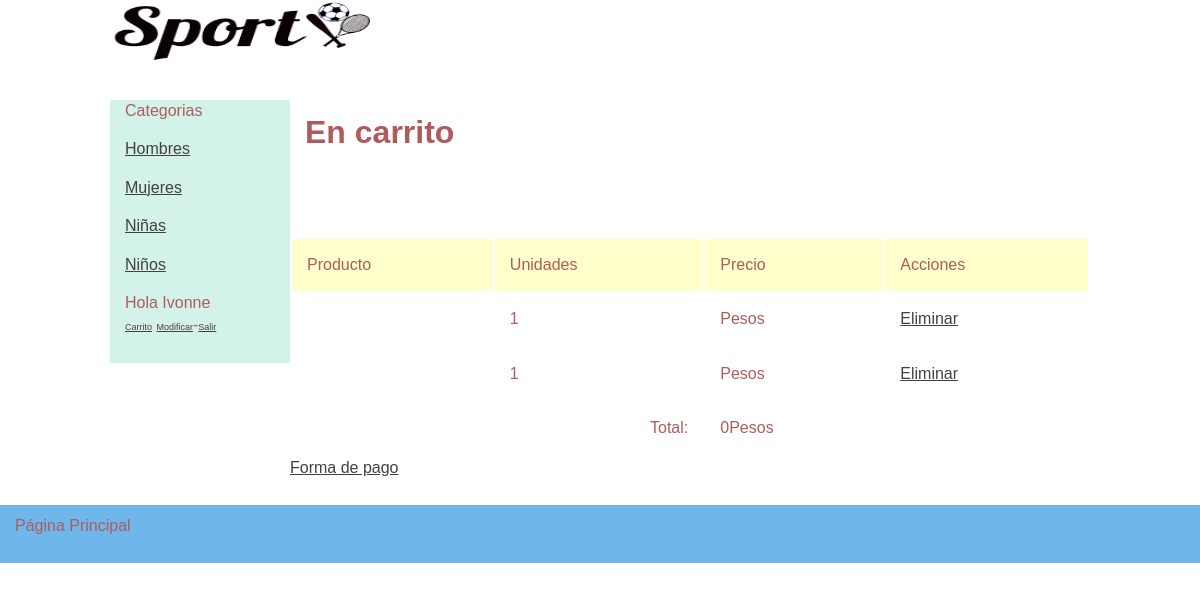
Page /carrito_lista.php (signed in) on the committed database.
### tables this page shows
CREATE TABLE IF NOT EXISTS `categoria` (
  `idCategoria` int(11) NOT NULL AUTO_INCREMENT,
  `Descripcion` varchar(50) NOT NULL,
  PRIMARY KEY (`idCategoria`)
);

CREATE TABLE IF NOT EXISTS `usuario` (
  `idUsuario` int(11) NOT NULL AUTO_INCREMENT,
  `Nombre` varchar(50) NOT NULL,
  `Email` varchar(100) NOT NULL,
  `Direccion` varchar(255) NOT NULL,
  `FechaAlta` date NOT NULL,
  `Password` varchar(50) NOT NULL,
  PRIMARY KEY (`idUsuario`)
);

CREATE TABLE IF NOT EXISTS `carrito` (
  `intContador` int(11) NOT NULL AUTO_INCREMENT,
  `idUsuario` int(11) NOT NULL,
  `idProducto` int(11) NOT NULL,
  `Cantidad` int(11) NOT NULL,
  `TransaccionEfectuada` int(11) NOT NULL DEFAULT '0',
  PRIMARY KEY (`intContador`)
);

### Connections/conexiondeportes.php (called while the page is built, shortened)
<?php
$hostname_conexiondeportes = "localhost";
$database_conexiondeportes = "deportes";
$username_conexiondeportes = "root";
$password_conexiondeportes = "";
$conexiondeportes = mysql_pconnect($hostname_conexiondeportes, $username_conexiondeportes, $password_conexiondeportes) or trigger_error(mysql_error(),E_USER_ERROR);
?>
<?php
if (is_file("includes/funciones.php")){
include("includes/funciones.php");
}
else
{ include("../includes/funciones.php");
	}
?>

### includes/funciones.php (called while the page is built, shortened)
<?php
if (!function_exists("GetSQLValueString")) {
function GetSQLValueString($theValue, $theType, $theDefinedValue = "", $theNotDefinedValue = "")
{
  $theValue = function_exists("mysql_real_escape_string") ? mysql_real_escape_string($theValue) : mysql_escape_string($theValue);
  switch ($theType) {
    case "long":
    case "int":
      $theValue = ($theValue != "") ? intval($theValue) : "NULL";
      break;
  }
  return $theValue;
}
}
function ObtenerNombreUsuario($identificador)
{
	global $database_conexiondeportes, $conexiondeportes;
	$query_ConsultaFuncion = sprintf("SELECT usuario.Nombre FROM usuario WHERE usuario.idUsuario=%s", $identificador);
	$ConsultaFuncion = mysql_query($query_ConsultaFuncion, $conexiondeportes) or die(mysql_error());
	$row_ConsultaFuncion = mysql_fetch_assoc($ConsultaFuncion);
	return $row_ConsultaFuncion['Nombre'];
}
function ObtenerPrecioProducto($identificador)
{
	global $database_conexiondeportes, $conexiondeportes;
	$query_ConsultaFuncion = sprintf("SELECT Precio FROM producto WHERE idProducto=%s", $identificador);
	$ConsultaFuncion = mysql_query($query_ConsultaFuncion, $conexiondeportes) or die(mysql_error());
	$row_ConsultaFuncion = mysql_fetch_assoc($ConsultaFuncion);
	return $row_ConsultaFuncion['Precio'];
}
?>

### carrito_lista.php (the view, shortened to what this page needs)
<?php require_once('Connections/conexiondeportes.php'); ?>
<?php require_once('Connections/conexiondeportes.php');
$varUsuario_DatosCarrito = "0";
if (isset($_SESSION["MM_idUsuario"])) {
  $varUsuario_DatosCarrito = $_SESSION["MM_idUsuario"];
}
$query_DatosCarrito = sprintf("SELECT * FROM carrito WHERE carrito.idUsuario=%s AND carrito.TransaccionEfectuada=0", GetSQLValueString($varUsuario_DatosCarrito, "int"));
$DatosCarrito = mysql_query($query_DatosCarrito, $conexiondeportes) or die(mysql_error());
$row_DatosCarrito = mysql_fetch_assoc($DatosCarrito);
$totalRows_DatosCarrito = mysql_num_rows($DatosCarrito);
?>
<!DOCTYPE html PUBLIC "-//W3C//DTD XHTML 1.0 Transitional//EN" "http://www.w3.org/TR/xhtml1/DTD/xhtml1-transitional.dtd">
<html xmlns="http://www.w3.org/1999/xhtml">
<head>
<link href="estilo/principal.css" rel="stylesheet" type="text/css" />
</head>
<body>
<div class="container">
  <div class="header"><div class="headerinterior"><img src="images/LOGO1.png" width="273" height="63" /></div></div>
  <div class="subcontenedor">
  <div class="sidebar1">
    <?php include("includes/catalogo.php"); ?>
  </div>
  <div class="content">
    <h1>En carrito</h1>
    <p>
    <br />
    <?php if ($totalRows_DatosCarrito > 0) {  ?>
      <br />
      <table width="100%" cellpadding="15" cellspacing="2">
        <tr >
          <td width="38" bgcolor="#FFFFCC">Producto</td>
          <td width="38" bgcolor="#FFFFCC">Unidades</td>
          <td width="38" bgcolor="#FFFFCC">Precio</td>
          <td width="38" bgcolor="#FFFFCC">Acciones</td>
          <?php  $preciototal=0;?>
        </tr>
        <?php do { ?>
          <tr class="brillo">
            <td><?php echo ObtenerNombreProducto ($row_DatosCarrito['idProducto']); ?></td>
            <td><?php echo $row_DatosCarrito['Cantidad']; ?></td>
            <td><?php echo ObtenerPrecioProducto ($row_DatosCarrito['idProducto']); ?> Pesos</td>
            <td><a href="carrito_delete.php?recordID=<?php echo $row_DatosCarrito['intContador']; ?>">Eliminar</a></td>
          </tr>
          <?php $preciototal = $preciototal + ObtenerPrecioProducto ($row_DatosCarrito['idProducto']);?>
          <?php } while ($row_DatosCarrito = mysql_fetch_assoc($DatosCarrito)); ?>
        <tr>
          <td>&nbsp;</td>
          <td align="right">Total:</td>
          <td><?php echo $preciototal;?>Pesos</td>
          <td>&nbsp;</td>
        </tr>
      </table>
      <a href="carrito_forma_pago.php">Forma de pago </a>
      <?php }  ?>
    </p>
    </div>
     </div>
    </div>
  <div class="footer">
    <p>P&aacute;gina Principal</p>
    </div>
</body>
</html>

### includes/catalogo.php (shortened to what this page needs)
<?php require_once('Connections/conexiondeportes.php'); ?>
<?php
$query_Recordset1 = "SELECT * FROM categoria ORDER BY categoria.Descripcion";
$Recordset1 = mysql_query($query_Recordset1, $conexiondeportes) or die(mysql_error());
$row_Recordset1 = mysql_fetch_assoc($Recordset1);
?>
<p>Categorias </p>
<?php do { ?>
  <p><a href="categoria_ver.php?cat=<?php echo $row_Recordset1['idCategoria']; ?>"><?php echo $row_Recordset1['Descripcion']; ?></a><br>
  </p>
  <?php } while ($row_Recordset1 = mysql_fetch_assoc($Recordset1)); ?>
<p>
 <?php
 if ((isset($_SESSION['MM_Username']))&&($_SESSION['MM_Username']!= ""))
  {
	echo "Hola ";
    echo ObtenerNombreUsuario($_SESSION['MM_idUsuario']);
	?>
    <br />
    <a href="carrito_lista.php" class ="modificacionusuario">Carrito</a> <a href="usuario_modificar.php" class ="modificacionusuario">Modificar</a>-<a href="usuario_cerrarsesion.php" class ="modificacionusuario">Salir</a>
<?php }?>

### estilo/principal.css (style rules this page uses)
body { font: 100%/1.4 Verdana, Arial, Helvetica, sans-serif; background-color: #FFF; margin: 0; padding: 0; color: #B05B5B; }
h1, h2, h3, h4, h5, h6, p { margin-top: 0; padding-right: 15px; padding-left: 15px; }
a:link { color: #42413C; text-decoration: underline; }
.container { width: 100%; background-color: #FFF; margin: 0 auto; }
.header { width: 100%; background-color: #FFFFFF; height: 100px; margin-top: 0; margin-right: auto; margin-bottom: 0; margin-left: auto; }
.headerinterior { width: 980px; height: 100px; margin: 0 auto; }
.subcontenedor { background: #FFF; margin: 0 auto; width: 980px; }
.sidebar1 { float: left; width: 180px; background-color: #D3F2EA; padding-bottom: 10px; }
.content { padding: 10px 0; width: 800px; float: left; }
.footer { padding: 10px 0; background-color:#6FB6EA; position: relative; clear: both; }
a.modificacionusuario { color: #42413C; font-size:9px; }

### rows in the picture
categoria: Descripcion "Hombres"
categoria: Descripcion "Mujeres"
categoria: Descripcion "Niñas"
categoria: Descripcion "Niños"
usuario: Nombre "Ivonne"
carrito: Cantidad "1"
carrito: Cantidad "1"

### other values in the picture
$preciototal "0"
